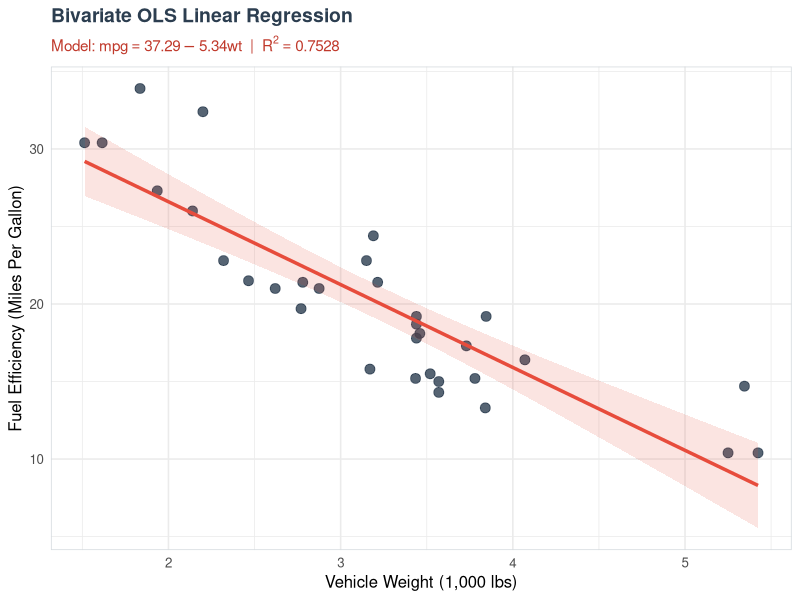
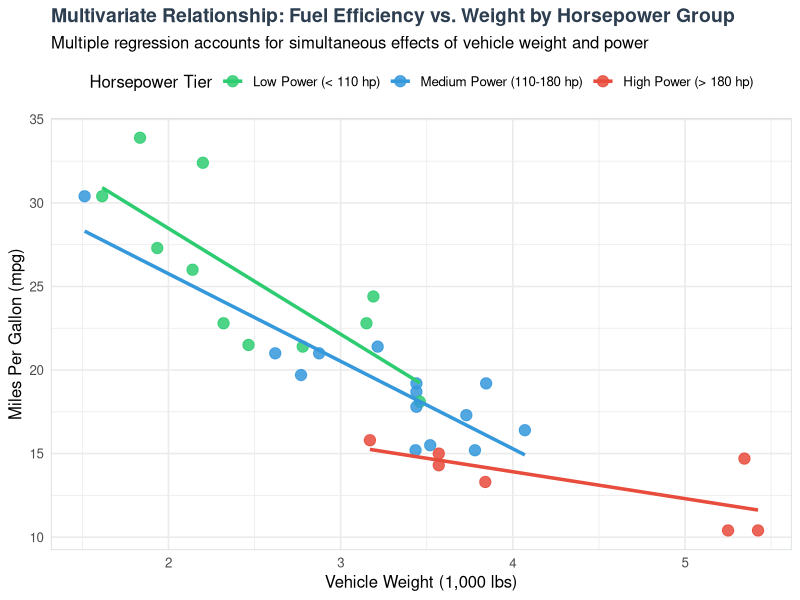
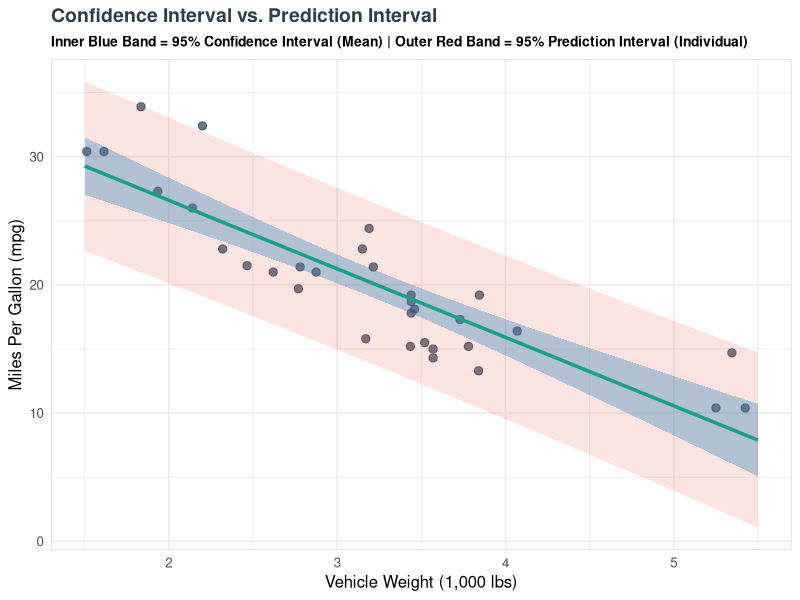
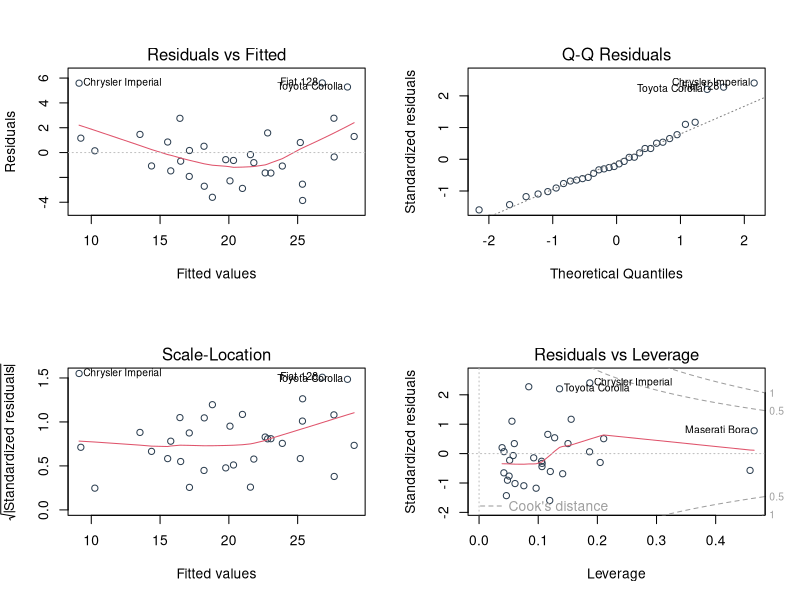

The R script that drew these images, in order:
## ---- chunk 1
#| echo: true
# Fit bivariate linear regression model
model_bivar <- lm(mpg ~ wt, data = mtcars)

# Display model summary output
summary_bivar <- summary(model_bivar)
summary_bivar
## ---- chunk 2
#| echo: false
library(knitr)
library(broom)

coef_df <- tidy(model_bivar)
colnames(coef_df) <- c("Term", "Estimate", "Std. Error", "t statistic", "p-value")
kable(coef_df, digits = 4, caption = "Bivariate Linear Regression Model Results (mpg ~ wt)")
## ---- chunk 3
#| echo: true
#| fig-width: 8
#| fig-height: 5
#| fig-cap: "Bivariate linear regression of Miles Per Gallon (mpg) on Vehicle Weight (wt)."

library(ggplot2)

ggplot(mtcars, aes(x = wt, y = mpg)) +
  geom_point(color = "#2c3e50", size = 3, alpha = 0.8) +
  geom_smooth(method = "lm", color = "#e74c3c", fill = "#e74c3c", alpha = 0.15, linewidth = 1.2) +
  labs(
    title = "Bivariate OLS Linear Regression",
    subtitle = expression(paste("Model: ", mpg == 37.29 - 5.34 * wt, "  |  ", R^2 == 0.7528)),
    x = "Vehicle Weight (1,000 lbs)",
    y = "Fuel Efficiency (Miles Per Gallon)"
  ) +
  theme_minimal(base_size = 12) +
  theme(
    plot.title = element_text(face = "bold", size = 14, color = "#2c3e50"),
    plot.subtitle = element_text(color = "#c0392b", size = 11, face = "bold"),
    panel.border = element_rect(color = "#d6dbdf", fill = NA)
  )
## ---- chunk 4
#| echo: true
# Fit multiple linear regression model
model_mlr <- lm(mpg ~ wt + hp + qsec, data = mtcars)

# Summary of MLR model
summary_mlr <- summary(model_mlr)
summary_mlr
## ---- chunk 5
#| echo: false
mlr_table <- tidy(model_mlr)
colnames(mlr_table) <- c("Term / Predictor", "Estimate", "Std. Error", "t statistic", "p-value")
kable(mlr_table, digits = 4, caption = "Multiple Linear Regression Results (mpg ~ wt + hp + qsec)")
## ---- chunk 6
#| echo: false
# Model 1: wt
m1 <- lm(mpg ~ wt, data = mtcars)
# Model 2: wt + hp
m2 <- lm(mpg ~ wt + hp, data = mtcars)
# Model 3: wt + hp + qsec
m3 <- lm(mpg ~ wt + hp + qsec, data = mtcars)

comp_df <- data.frame(
  Model = c("1. mpg ~ wt", "2. mpg ~ wt + hp", "3. mpg ~ wt + hp + qsec"),
  `Predictors (k)` = c(1, 2, 3),
  `R-Squared` = c(summary(m1)$r.squared, summary(m2)$r.squared, summary(m3)$r.squared),
  `Adjusted R-Squared` = c(summary(m1)$adj.r.squared, summary(m2)$adj.r.squared, summary(m3)$adj.r.squared),
  `F-Statistic` = c(summary(m1)$fstatistic[1], summary(m2)$fstatistic[1], summary(m3)$fstatistic[1])
)

kable(comp_df, digits = 4, caption = "Model Comparison: How Regular R² vs. Adjusted R² Respond to Additional Predictors")
## ---- chunk 7
#| echo: true
#| fig-width: 9
#| fig-height: 5.5
#| fig-cap: "Visualizing multiple linear regression partial effects: Fuel Efficiency vs. Weight categorized by Engine Power."

# Create horsepower categories for visualization
mtcars_vis <- mtcars
mtcars_vis$hp_group <- factor(
  ifelse(mtcars_vis$hp < 110, "Low Power (< 110 hp)",
  ifelse(mtcars_vis$hp <= 180, "Medium Power (110-180 hp)", "High Power (> 180 hp)")),
  levels = c("Low Power (< 110 hp)", "Medium Power (110-180 hp)", "High Power (> 180 hp)")
)

ggplot(mtcars_vis, aes(x = wt, y = mpg, color = hp_group)) +
  geom_point(size = 3.5, alpha = 0.85) +
  geom_smooth(method = "lm", se = FALSE, linewidth = 1.2) +
  scale_color_manual(values = c("Low Power (< 110 hp)" = "#2ecc71", 
                               "Medium Power (110-180 hp)" = "#3498db", 
                               "High Power (> 180 hp)" = "#e74c3c")) +
  labs(
    title = "Multivariate Relationship: Fuel Efficiency vs. Weight by Horsepower Group",
    subtitle = "Multiple regression accounts for simultaneous effects of vehicle weight and power",
    x = "Vehicle Weight (1,000 lbs)",
    y = "Miles Per Gallon (mpg)",
    color = "Horsepower Tier"
  ) +
  theme_minimal(base_size = 12) +
  theme(
    plot.title = element_text(face = "bold", size = 14, color = "#2c3e50"),
    legend.position = "top",
    panel.border = element_rect(color = "#d6dbdf", fill = NA)
  )
## ---- chunk 8
#| echo: true
# Define new observation data frame
new_car <- data.frame(
  wt = 3.2,
  hp = 150,
  qsec = 17.5
)

# 1. Point prediction
pred_point <- predict(model_mlr, newdata = new_car)

# 2. 95% Confidence Interval for mean response
pred_conf <- predict(model_mlr, newdata = new_car, interval = "confidence", level = 0.95)

# 3. 95% Prediction Interval for single observation
pred_pred <- predict(model_mlr, newdata = new_car, interval = "prediction", level = 0.95)

# Display combined predictions table
pred_results <- data.frame(
  Type = c("Confidence Interval (Mean Response)", "Prediction Interval (Individual Observation)"),
  Fit = c(pred_conf[1, "fit"], pred_pred[1, "fit"]),
  `Lower 95% Bound` = c(pred_conf[1, "lwr"], pred_pred[1, "lwr"]),
  `Upper 95% Bound` = c(pred_conf[1, "upr"], pred_pred[1, "upr"])
)

kable(pred_results, digits = 4, caption = "Predicted Miles Per Gallon for New Car (wt=3.2, hp=150, qsec=17.5)")
## ---- chunk 9
#| echo: true
#| fig-width: 9
#| fig-height: 5.5
#| fig-cap: "Comparison of 95% Confidence Bands (Narrow) vs. 95% Prediction Bands (Wide) in Linear Regression."

# Generate sequence of weights
wt_seq <- data.frame(wt = seq(1.5, 5.5, length.out = 100))

# Obtain predictions with bivariate model for clear visualization
conf_bands <- predict(model_bivar, newdata = wt_seq, interval = "confidence")
pred_bands <- predict(model_bivar, newdata = wt_seq, interval = "prediction")

plot_data <- data.frame(
  wt = wt_seq$wt,
  fit = conf_bands[, "fit"],
  conf_lwr = conf_bands[, "lwr"],
  conf_upr = conf_bands[, "upr"],
  pred_lwr = pred_bands[, "lwr"],
  pred_upr = pred_bands[, "upr"]
)

ggplot() +
  # Raw data points
  geom_point(data = mtcars, aes(x = wt, y = mpg), color = "#2c3e50", size = 2.5, alpha = 0.7) +
  # Prediction interval ribbon (outer, wider)
  geom_ribbon(data = plot_data, aes(x = wt, ymin = pred_lwr, ymax = pred_upr), 
              fill = "#e74c3c", alpha = 0.15) +
  # Confidence interval ribbon (inner, narrower)
  geom_ribbon(data = plot_data, aes(x = wt, ymin = conf_lwr, ymax = conf_upr), 
              fill = "#2980b9", alpha = 0.35) +
  # Regression line
  geom_line(data = plot_data, aes(x = wt, y = fit), color = "#16a085", linewidth = 1.2) +
  labs(
    title = "Confidence Interval vs. Prediction Interval",
    subtitle = "Inner Blue Band = 95% Confidence Interval (Mean) | Outer Red Band = 95% Prediction Interval (Individual)",
    x = "Vehicle Weight (1,000 lbs)",
    y = "Miles Per Gallon (mpg)"
  ) +
  theme_minimal(base_size = 12) +
  theme(
    plot.title = element_text(face = "bold", size = 14, color = "#2c3e50"),
    plot.subtitle = element_text(size = 10, face = "bold"),
    panel.border = element_rect(color = "#d6dbdf", fill = NA)
  )
## ---- chunk 10
#| echo: true
#| fig-width: 9
#| fig-height: 7
#| fig-cap: "Diagnostic plots for checking classical linear regression model assumptions."

par(mfrow = c(2, 2))
plot(model_mlr, col = "#2c3e50")
par(mfrow = c(1, 1))
